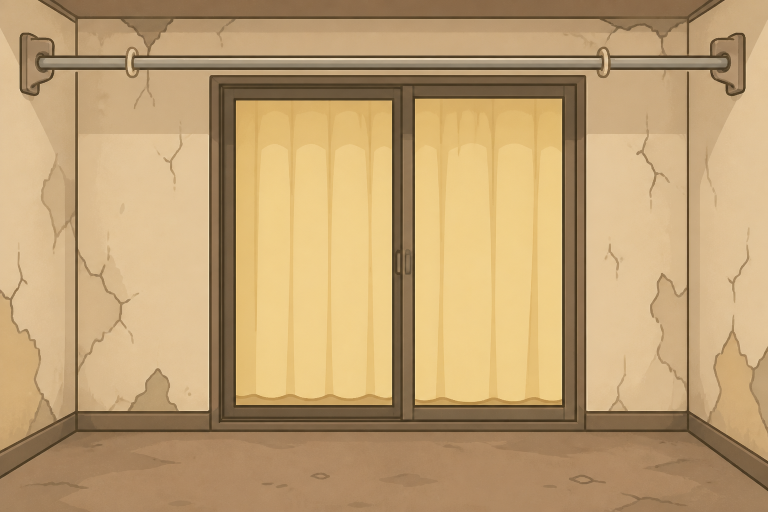
#> input picture assets/balcony/boro.png, 1536 x 1024 px (shown at 1/2 size); its folder holds only this picture in this run
$ python webp.py
#> lines starting #> are read from the running program, lines starting #| are printed output that depends on the picture
#!/usr/bin/env python3
# PNGを縮小＋WebP化して読み込みを軽量化。表示サイズに合わせて最大幅を制限。
#   python3 tools/webp.py
import os
from PIL import Image
ROOT = os.path.join(os.path.dirname(os.path.dirname(os.path.abspath(__file__))), 'assets')
# (dir, 最大幅, 品質, alpha保持)
CFG = [('balcony',1024,80,False), ('room',1024,80,False), ('facade',640,82,False),
       ('items',512,88,True), ('chars',384,88,True)]
gp = gw = 0
for d, maxw, q, alpha in CFG:
    dp = os.path.join(ROOT, d)
    if not os.path.isdir(dp): continue
    tp = tw = n = 0
    for f in sorted(os.listdir(dp)):
        if not f.endswith('.png'): continue
        p = os.path.join(dp, f)
        img = Image.open(p)
#> img is the input picture: PIL image 1536x1024 RGB; mean R, G, B 190.8, 159.9, 114.7
        if img.width > maxw:
            img = img.resize((maxw, round(img.height*maxw/img.width)), Image.LANCZOS)
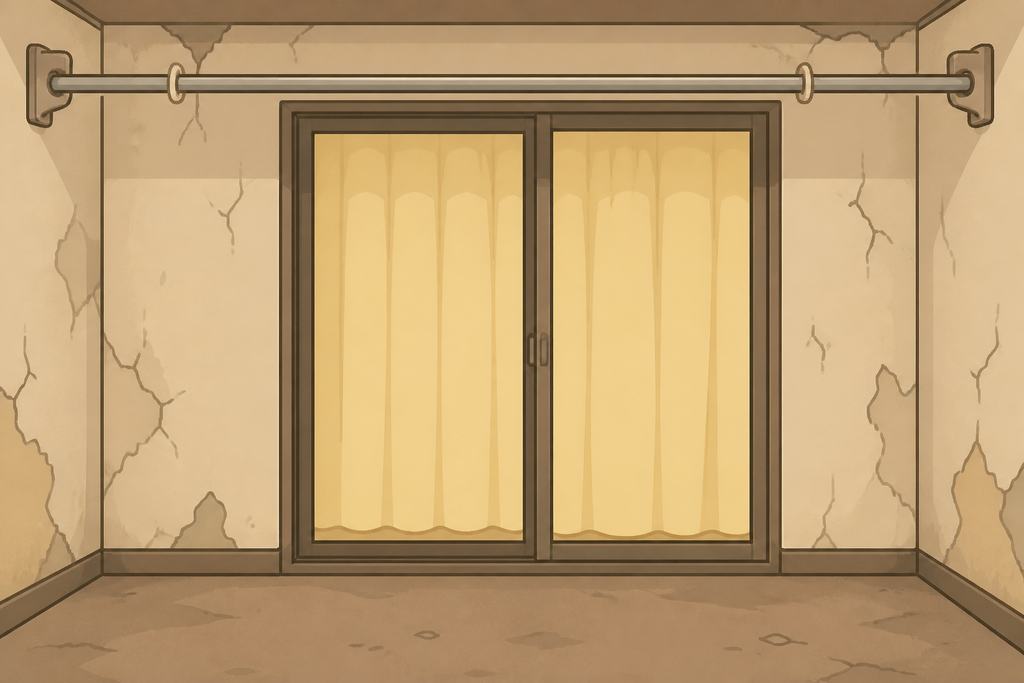
#> img: PIL image 1024x683 RGB; mean R, G, B 190.8, 159.9, 114.7
        img = img.convert('RGBA' if alpha else 'RGB')
        out = p[:-4] + '.webp'
        img.save(out, 'WEBP', quality=q, method=6)
        tp += os.path.getsize(p); tw += os.path.getsize(out); n += 1
    gp += tp; gw += tw
    print('%-8s %3d枚  PNG %5dKB -> WebP %4dKB  (%.0f%%減)' % (d, n, tp//1024, tw//1024, 100*(1-tw/max(tp,1))))
print('---- 合計  PNG %5dKB -> WebP %4dKB  (%.0f%%減) ----' % (gp//1024, gw//1024, 100*(1-gw/max(gp,1))))
